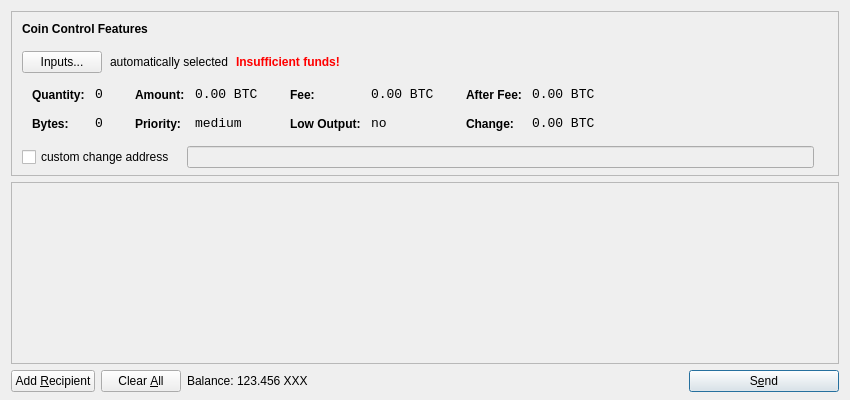
<?xml version="1.0" encoding="UTF-8"?>
<ui version="4.0">
 <class>SendCoinsDialog</class>
 <widget class="QDialog" name="SendCoinsDialog">
  <property name="geometry">
   <rect>
    <x>0</x>
    <y>0</y>
    <width>850</width>
    <height>400</height>
   </rect>
  </property>
  <property name="windowTitle">
   <string>Send Coins</string>
  </property>
  <layout class="QVBoxLayout" name="verticalLayout" stretch="0,1,0">
   <property name="bottomMargin">
    <number>8</number>
   </property>
   <item>
    <widget class="QFrame" name="frameCoinControl">
     <property name="sizePolicy">
      <sizepolicy hsizetype="Expanding" vsizetype="Expanding">
       <horstretch>0</horstretch>
       <verstretch>0</verstretch>
      </sizepolicy>
     </property>
     <property name="maximumSize">
      <size>
       <width>16777215</width>
       <height>16777215</height>
      </size>
     </property>
     <property name="frameShape">
      <enum>QFrame::StyledPanel</enum>
     </property>
     <property name="frameShadow">
      <enum>QFrame::Sunken</enum>
     </property>
     <layout class="QVBoxLayout" name="verticalLayoutCoinControl2">
      <property name="spacing">
       <number>-1</number>
      </property>
      <property name="leftMargin">
       <number>0</number>
      </property>
      <property name="topMargin">
       <number>0</number>
      </property>
      <property name="rightMargin">
       <number>0</number>
      </property>
      <property name="bottomMargin">
       <number>6</number>
      </property>
      <item>
       <layout class="QVBoxLayout" name="verticalLayoutCoinControl" stretch="0,0,0,0,1">
        <property name="spacing">
         <number>0</number>
        </property>
        <property name="leftMargin">
         <number>10</number>
        </property>
        <property name="topMargin">
         <number>10</number>
        </property>
        <item>
         <layout class="QHBoxLayout" name="horizontalLayoutCoinControl1">
          <property name="bottomMargin">
           <number>15</number>
          </property>
          <item>
           <widget class="QLabel" name="labelCoinControlFeatures">
            <property name="sizePolicy">
             <sizepolicy hsizetype="Preferred" vsizetype="Maximum">
              <horstretch>0</horstretch>
              <verstretch>0</verstretch>
             </sizepolicy>
            </property>
            <property name="font">
             <font>
              <weight>75</weight>
              <bold>true</bold>
             </font>
            </property>
            <property name="styleSheet">
             <string notr="true">font-weight:bold;</string>
            </property>
            <property name="text">
             <string>Coin Control Features</string>
            </property>
           </widget>
          </item>
         </layout>
        </item>
        <item>
         <layout class="QHBoxLayout" name="horizontalLayoutCoinControl2" stretch="0,0,0,0">
          <property name="spacing">
           <number>8</number>
          </property>
          <property name="bottomMargin">
           <number>10</number>
          </property>
          <item>
           <widget class="QPushButton" name="pushButtonCoinControl">
            <property name="styleSheet">
             <string notr="true"/>
            </property>
            <property name="text">
             <string>Inputs...</string>
            </property>
           </widget>
          </item>
          <item>
           <widget class="QLabel" name="labelCoinControlAutomaticallySelected">
            <property name="text">
             <string>automatically selected</string>
            </property>
            <property name="margin">
             <number>5</number>
            </property>
           </widget>
          </item>
          <item>
           <widget class="QLabel" name="labelCoinControlInsuffFunds">
            <property name="font">
             <font>
              <weight>75</weight>
              <bold>true</bold>
             </font>
            </property>
            <property name="styleSheet">
             <string notr="true">color:red;font-weight:bold;</string>
            </property>
            <property name="text">
             <string>Insufficient funds!</string>
            </property>
            <property name="margin">
             <number>5</number>
            </property>
           </widget>
          </item>
          <item>
           <spacer name="horizontalSpacerCoinControl">
            <property name="orientation">
             <enum>Qt::Horizontal</enum>
            </property>
            <property name="sizeHint" stdset="0">
             <size>
              <width>40</width>
              <height>1</height>
             </size>
            </property>
           </spacer>
          </item>
         </layout>
        </item>
        <item>
         <widget class="QWidget" name="widgetCoinControl" native="true">
          <property name="sizePolicy">
           <sizepolicy hsizetype="Preferred" vsizetype="Preferred">
            <horstretch>0</horstretch>
            <verstretch>0</verstretch>
           </sizepolicy>
          </property>
          <property name="minimumSize">
           <size>
            <width>0</width>
            <height>0</height>
           </size>
          </property>
          <property name="styleSheet">
           <string notr="true"/>
          </property>
          <layout class="QHBoxLayout" name="horizontalLayoutCoinControl5">
           <property name="margin">
            <number>0</number>
           </property>
           <item>
            <layout class="QHBoxLayout" name="horizontalLayoutCoinControl3" stretch="0,0,0,1">
             <property name="spacing">
              <number>20</number>
             </property>
             <property name="topMargin">
              <number>0</number>
             </property>
             <property name="bottomMargin">
              <number>10</number>
             </property>
             <item>
              <layout class="QFormLayout" name="formLayoutCoinControl1">
               <property name="horizontalSpacing">
                <number>10</number>
               </property>
               <property name="verticalSpacing">
                <number>14</number>
               </property>
               <property name="leftMargin">
                <number>10</number>
               </property>
               <property name="topMargin">
                <number>4</number>
               </property>
               <property name="rightMargin">
                <number>6</number>
               </property>
               <item row="0" column="0">
                <widget class="QLabel" name="labelCoinControlQuantityText">
                 <property name="styleSheet">
                  <string notr="true">font-weight:bold;</string>
                 </property>
                 <property name="text">
                  <string>Quantity:</string>
                 </property>
                 <property name="margin">
                  <number>0</number>
                 </property>
                </widget>
               </item>
               <item row="0" column="1">
                <widget class="QLabel" name="labelCoinControlQuantity">
                 <property name="font">
                  <font>
                   <family>Monospace</family>
                   <pointsize>10</pointsize>
                  </font>
                 </property>
                 <property name="cursor">
                  <cursorShape>IBeamCursor</cursorShape>
                 </property>
                 <property name="contextMenuPolicy">
                  <enum>Qt::ActionsContextMenu</enum>
                 </property>
                 <property name="text">
                  <string notr="true">0</string>
                 </property>
                 <property name="margin">
                  <number>0</number>
                 </property>
                 <property name="textInteractionFlags">
                  <set>Qt::LinksAccessibleByMouse|Qt::TextSelectableByKeyboard|Qt::TextSelectableByMouse</set>
                 </property>
                </widget>
               </item>
               <item row="1" column="0">
                <widget class="QLabel" name="labelCoinControlBytesText">
                 <property name="styleSheet">
                  <string notr="true">font-weight:bold;</string>
                 </property>
                 <property name="text">
                  <string>Bytes:</string>
                 </property>
                </widget>
               </item>
               <item row="1" column="1">
                <widget class="QLabel" name="labelCoinControlBytes">
                 <property name="font">
                  <font>
                   <family>Monospace</family>
                   <pointsize>10</pointsize>
                  </font>
                 </property>
                 <property name="cursor">
                  <cursorShape>IBeamCursor</cursorShape>
                 </property>
                 <property name="contextMenuPolicy">
                  <enum>Qt::ActionsContextMenu</enum>
                 </property>
                 <property name="text">
                  <string notr="true">0</string>
                 </property>
                 <property name="textInteractionFlags">
                  <set>Qt::LinksAccessibleByMouse|Qt::TextSelectableByKeyboard|Qt::TextSelectableByMouse</set>
                 </property>
                </widget>
               </item>
              </layout>
             </item>
             <item>
              <layout class="QFormLayout" name="formLayoutCoinControl2">
               <property name="horizontalSpacing">
                <number>10</number>
               </property>
               <property name="verticalSpacing">
                <number>14</number>
               </property>
               <property name="leftMargin">
                <number>6</number>
               </property>
               <property name="topMargin">
                <number>4</number>
               </property>
               <property name="rightMargin">
                <number>6</number>
               </property>
               <item row="0" column="0">
                <widget class="QLabel" name="labelCoinControlAmountText">
                 <property name="styleSheet">
                  <string notr="true">font-weight:bold;</string>
                 </property>
                 <property name="text">
                  <string>Amount:</string>
                 </property>
                 <property name="margin">
                  <number>0</number>
                 </property>
                </widget>
               </item>
               <item row="0" column="1">
                <widget class="QLabel" name="labelCoinControlAmount">
                 <property name="font">
                  <font>
                   <family>Monospace</family>
                   <pointsize>10</pointsize>
                  </font>
                 </property>
                 <property name="cursor">
                  <cursorShape>IBeamCursor</cursorShape>
                 </property>
                 <property name="contextMenuPolicy">
                  <enum>Qt::ActionsContextMenu</enum>
                 </property>
                 <property name="text">
                  <string notr="true">0.00 BTC</string>
                 </property>
                 <property name="textInteractionFlags">
                  <set>Qt::LinksAccessibleByMouse|Qt::TextSelectableByKeyboard|Qt::TextSelectableByMouse</set>
                 </property>
                </widget>
               </item>
               <item row="1" column="0">
                <widget class="QLabel" name="labelCoinControlPriorityText">
                 <property name="styleSheet">
                  <string notr="true">font-weight:bold;</string>
                 </property>
                 <property name="text">
                  <string>Priority:</string>
                 </property>
                </widget>
               </item>
               <item row="1" column="1">
                <widget class="QLabel" name="labelCoinControlPriority">
                 <property name="font">
                  <font>
                   <family>Monospace</family>
                   <pointsize>10</pointsize>
                  </font>
                 </property>
                 <property name="cursor">
                  <cursorShape>IBeamCursor</cursorShape>
                 </property>
                 <property name="contextMenuPolicy">
                  <enum>Qt::ActionsContextMenu</enum>
                 </property>
                 <property name="text">
                  <string>medium</string>
                 </property>
                 <property name="textInteractionFlags">
                  <set>Qt::LinksAccessibleByMouse|Qt::TextSelectableByKeyboard|Qt::TextSelectableByMouse</set>
                 </property>
                </widget>
               </item>
              </layout>
             </item>
             <item>
              <layout class="QFormLayout" name="formLayoutCoinControl3">
               <property name="horizontalSpacing">
                <number>10</number>
               </property>
               <property name="verticalSpacing">
                <number>14</number>
               </property>
               <property name="leftMargin">
                <number>6</number>
               </property>
               <property name="topMargin">
                <number>4</number>
               </property>
               <property name="rightMargin">
                <number>6</number>
               </property>
               <item row="0" column="0">
                <widget class="QLabel" name="labelCoinControlFeeText">
                 <property name="styleSheet">
                  <string notr="true">font-weight:bold;</string>
                 </property>
                 <property name="text">
                  <string>Fee:</string>
                 </property>
                 <property name="margin">
                  <number>0</number>
                 </property>
                </widget>
               </item>
               <item row="0" column="1">
                <widget class="QLabel" name="labelCoinControlFee">
                 <property name="font">
                  <font>
                   <family>Monospace</family>
                   <pointsize>10</pointsize>
                  </font>
                 </property>
                 <property name="cursor">
                  <cursorShape>IBeamCursor</cursorShape>
                 </property>
                 <property name="contextMenuPolicy">
                  <enum>Qt::ActionsContextMenu</enum>
                 </property>
                 <property name="text">
                  <string notr="true">0.00 BTC</string>
                 </property>
                 <property name="textInteractionFlags">
                  <set>Qt::LinksAccessibleByMouse|Qt::TextSelectableByKeyboard|Qt::TextSelectableByMouse</set>
                 </property>
                </widget>
               </item>
               <item row="1" column="0">
                <widget class="QLabel" name="labelCoinControlLowOutputText">
                 <property name="styleSheet">
                  <string notr="true">font-weight:bold;</string>
                 </property>
                 <property name="text">
                  <string>Low Output:</string>
                 </property>
                </widget>
               </item>
               <item row="1" column="1">
                <widget class="QLabel" name="labelCoinControlLowOutput">
                 <property name="font">
                  <font>
                   <family>Monospace</family>
                   <pointsize>10</pointsize>
                  </font>
                 </property>
                 <property name="cursor">
                  <cursorShape>IBeamCursor</cursorShape>
                 </property>
                 <property name="contextMenuPolicy">
                  <enum>Qt::ActionsContextMenu</enum>
                 </property>
                 <property name="text">
                  <string>no</string>
                 </property>
                 <property name="textInteractionFlags">
                  <set>Qt::LinksAccessibleByMouse|Qt::TextSelectableByKeyboard|Qt::TextSelectableByMouse</set>
                 </property>
                </widget>
               </item>
              </layout>
             </item>
             <item>
              <layout class="QFormLayout" name="formLayoutCoinControl4">
               <property name="horizontalSpacing">
                <number>10</number>
               </property>
               <property name="verticalSpacing">
                <number>14</number>
               </property>
               <property name="leftMargin">
                <number>6</number>
               </property>
               <property name="topMargin">
                <number>4</number>
               </property>
               <property name="rightMargin">
                <number>6</number>
               </property>
               <item row="0" column="0">
                <widget class="QLabel" name="labelCoinControlAfterFeeText">
                 <property name="styleSheet">
                  <string notr="true">font-weight:bold;</string>
                 </property>
                 <property name="text">
                  <string>After Fee:</string>
                 </property>
                 <property name="margin">
                  <number>0</number>
                 </property>
                </widget>
               </item>
               <item row="0" column="1">
                <widget class="QLabel" name="labelCoinControlAfterFee">
                 <property name="font">
                  <font>
                   <family>Monospace</family>
                   <pointsize>10</pointsize>
                  </font>
                 </property>
                 <property name="cursor">
                  <cursorShape>IBeamCursor</cursorShape>
                 </property>
                 <property name="contextMenuPolicy">
                  <enum>Qt::ActionsContextMenu</enum>
                 </property>
                 <property name="text">
                  <string notr="true">0.00 BTC</string>
                 </property>
                 <property name="textInteractionFlags">
                  <set>Qt::LinksAccessibleByMouse|Qt::TextSelectableByKeyboard|Qt::TextSelectableByMouse</set>
                 </property>
                </widget>
               </item>
               <item row="1" column="0">
                <widget class="QLabel" name="labelCoinControlChangeText">
                 <property name="styleSheet">
                  <string notr="true">font-weight:bold;</string>
                 </property>
                 <property name="text">
                  <string>Change:</string>
                 </property>
                </widget>
               </item>
               <item row="1" column="1">
                <widget class="QLabel" name="labelCoinControlChange">
                 <property name="font">
                  <font>
                   <family>Monospace</family>
                   <pointsize>10</pointsize>
                  </font>
                 </property>
                 <property name="cursor">
                  <cursorShape>IBeamCursor</cursorShape>
                 </property>
                 <property name="contextMenuPolicy">
                  <enum>Qt::ActionsContextMenu</enum>
                 </property>
                 <property name="text">
                  <string notr="true">0.00 BTC</string>
                 </property>
                 <property name="textInteractionFlags">
                  <set>Qt::LinksAccessibleByMouse|Qt::TextSelectableByKeyboard|Qt::TextSelectableByMouse</set>
                 </property>
                </widget>
               </item>
              </layout>
             </item>
            </layout>
           </item>
          </layout>
         </widget>
        </item>
        <item>
         <layout class="QHBoxLayout" name="horizontalLayoutCoinControl4" stretch="0,0,0">
          <property name="spacing">
           <number>12</number>
          </property>
          <property name="sizeConstraint">
           <enum>QLayout::SetDefaultConstraint</enum>
          </property>
          <property name="topMargin">
           <number>5</number>
          </property>
          <property name="rightMargin">
           <number>5</number>
          </property>
          <item>
           <widget class="QCheckBox" name="checkBoxCoinControlChange">
            <property name="text">
             <string>custom change address</string>
            </property>
           </widget>
          </item>
          <item>
           <widget class="QLineEdit" name="lineEditCoinControlChange">
            <property name="enabled">
             <bool>false</bool>
            </property>
            <property name="sizePolicy">
             <sizepolicy hsizetype="Expanding" vsizetype="Fixed">
              <horstretch>0</horstretch>
              <verstretch>0</verstretch>
             </sizepolicy>
            </property>
           </widget>
          </item>
          <item>
           <widget class="QLabel" name="labelCoinControlChangeLabel">
            <property name="sizePolicy">
             <sizepolicy hsizetype="Preferred" vsizetype="Expanding">
              <horstretch>0</horstretch>
              <verstretch>0</verstretch>
             </sizepolicy>
            </property>
            <property name="minimumSize">
             <size>
              <width>0</width>
              <height>0</height>
             </size>
            </property>
            <property name="text">
             <string/>
            </property>
            <property name="margin">
             <number>3</number>
            </property>
           </widget>
          </item>
         </layout>
        </item>
        <item>
         <spacer name="verticalSpacerCoinControl">
          <property name="orientation">
           <enum>Qt::Vertical</enum>
          </property>
          <property name="sizeHint" stdset="0">
           <size>
            <width>800</width>
            <height>1</height>
           </size>
          </property>
         </spacer>
        </item>
       </layout>
      </item>
     </layout>
    </widget>
   </item>
   <item>
    <widget class="QScrollArea" name="scrollArea">
     <property name="widgetResizable">
      <bool>true</bool>
     </property>
     <widget class="QWidget" name="scrollAreaWidgetContents">
      <property name="geometry">
       <rect>
        <x>0</x>
        <y>0</y>
        <width>830</width>
        <height>165</height>
       </rect>
      </property>
      <layout class="QVBoxLayout" name="verticalLayout_2">
       <property name="margin">
        <number>0</number>
       </property>
       <item>
        <layout class="QVBoxLayout" name="entries">
         <property name="spacing">
          <number>6</number>
         </property>
        </layout>
       </item>
       <item>
        <spacer name="verticalSpacer">
         <property name="orientation">
          <enum>Qt::Vertical</enum>
         </property>
         <property name="sizeHint" stdset="0">
          <size>
           <width>20</width>
           <height>40</height>
          </size>
         </property>
        </spacer>
       </item>
      </layout>
     </widget>
    </widget>
   </item>
   <item>
    <layout class="QHBoxLayout" name="horizontalLayout">
     <item>
      <widget class="QPushButton" name="addButton">
       <property name="toolTip">
        <string>Send to multiple recipients at once</string>
       </property>
       <property name="text">
        <string>Add &amp;Recipient</string>
       </property>
       <property name="icon">
        <iconset resource="../bitcoin.qrc">
         <normaloff>:/icons/add</normaloff>:/icons/add</iconset>
       </property>
       <property name="autoDefault">
        <bool>false</bool>
       </property>
      </widget>
     </item>
     <item>
      <widget class="QPushButton" name="clearButton">
       <property name="sizePolicy">
        <sizepolicy hsizetype="Minimum" vsizetype="Fixed">
         <horstretch>0</horstretch>
         <verstretch>0</verstretch>
        </sizepolicy>
       </property>
       <property name="toolTip">
        <string>Remove all transaction fields</string>
       </property>
       <property name="text">
        <string>Clear &amp;All</string>
       </property>
       <property name="icon">
        <iconset resource="../bitcoin.qrc">
         <normaloff>:/icons/remove</normaloff>:/icons/remove</iconset>
       </property>
       <property name="autoRepeatDelay">
        <number>300</number>
       </property>
       <property name="autoDefault">
        <bool>false</bool>
       </property>
      </widget>
     </item>
     <item>
      <layout class="QHBoxLayout" name="horizontalLayout_2">
       <property name="spacing">
        <number>3</number>
       </property>
       <item>
        <widget class="QLabel" name="label">
         <property name="text">
          <string>Balance:</string>
         </property>
        </widget>
       </item>
       <item>
        <widget class="QLabel" name="labelBalance">
         <property name="cursor">
          <cursorShape>IBeamCursor</cursorShape>
         </property>
         <property name="text">
          <string>123.456 XXX</string>
         </property>
         <property name="textInteractionFlags">
          <set>Qt::LinksAccessibleByMouse|Qt::TextSelectableByKeyboard|Qt::TextSelectableByMouse</set>
         </property>
        </widget>
       </item>
      </layout>
     </item>
     <item>
      <spacer name="horizontalSpacer">
       <property name="orientation">
        <enum>Qt::Horizontal</enum>
       </property>
       <property name="sizeHint" stdset="0">
        <size>
         <width>40</width>
         <height>20</height>
        </size>
       </property>
      </spacer>
     </item>
     <item>
      <widget class="QPushButton" name="sendButton">
       <property name="minimumSize">
        <size>
         <width>150</width>
         <height>0</height>
        </size>
       </property>
       <property name="toolTip">
        <string>Confirm the send action</string>
       </property>
       <property name="text">
        <string>S&amp;end</string>
       </property>
       <property name="icon">
        <iconset resource="../bitcoin.qrc">
         <normaloff>:/icons/send</normaloff>:/icons/send</iconset>
       </property>
       <property name="default">
        <bool>true</bool>
       </property>
      </widget>
     </item>
    </layout>
   </item>
  </layout>
 </widget>
 <resources>
  <include location="../bitcoin.qrc"/>
 </resources>
 <connections/>
</ui>
